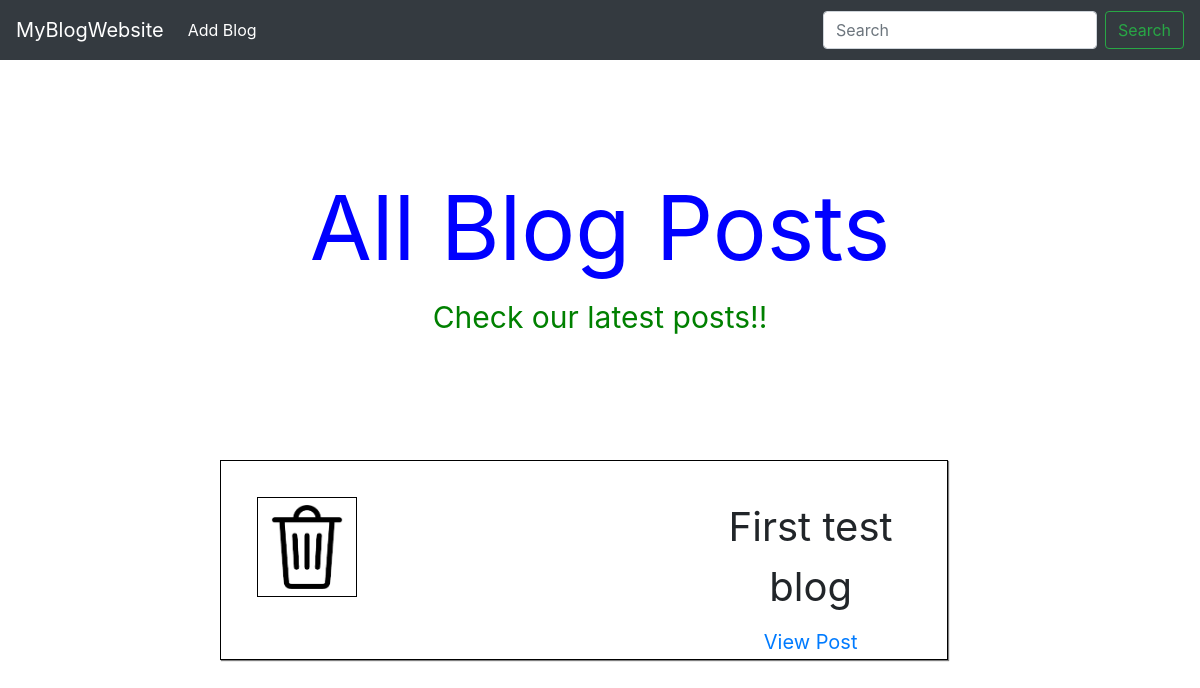
The page / on the database its author committed.
### posts/models.py (models this page shows, shortened)
class Post(models.Model):
    title=models.CharField(max_length=500)
    slug= models.SlugField(unique=True)
    body= models.TextField()
    image=models.ImageField(upload_to='images',null=True,blank=True)

### posts/views.py (the view)
# urls.py: path('',views.index, name='posts'),
def index(request):
    posts = Post.objects.all()
    return render(request,'posts/index.html',{
        'posts':posts
    })

### posts/templates/posts/index.html
{% extends 'posts/base.html' %}{% load static %}
  {% block content %}
  <header class="header" >
      <div class="header-div">All Blog Posts</div>
      <p class="header-paragraph">Check our latest posts!!</p>
    </header>
    <main class="postsBody">
      {% for postItem in posts %}
      <post>
        <ol>
          <li class="postItem">
            <div class="postImage">
              {% if postItem.image %}
              <img src="{{postItem.image.url}}" alt="this image" style="height: 100px;width: 100px;"/>
              {% else %}
              <img src="" alt="this image" />
              {% endif %}
            </div>
            <div class="postContent">
              <div>
                <div class="postTitle">{{postItem.title}}</div>
              </div>
              <a href="{% url 'postDetail' postItem.slug %}" class="postAnchor"
                >View Post</a
              >
            </div>
          </li>
        </ol>
      </post>
      {% endfor %}
    </main>
{% endblock %}

### static/css/allPosts.css (style rules this page uses)
.header { text-align: center; margin: 100px; }
.header-div { font-size: 90px; color: blue; }
.header-paragraph { font-size: 30px; color: green; }
.postsBody { position: relative; left: 5%; margin: 10%; text-align: center; }
.postItem { box-sizing: border-box; height: 200px; border: 1px solid black; box-shadow: 1px 1px 1px grey; display: flex; flex-direction: row; justify-content: space-between; padding: 5%; }
.postContent { display: flex; flex-direction: column; box-sizing: border-box; }
ol { list-style-type: none; max-width: 80%; }
.postImage img { height: 100px; width: 100px; object-fit: cover; border: 1px solid black; }
.postTitle { font-size: 40px; margin-bottom: 2%; max-width: 200px; overflow: hidden; }
.postAnchor { margin-top: 3%; font-size: 20px; position: inherit; bottom: 0; }

### rows shown on the page
Post: image (picture), title "First test blog"
